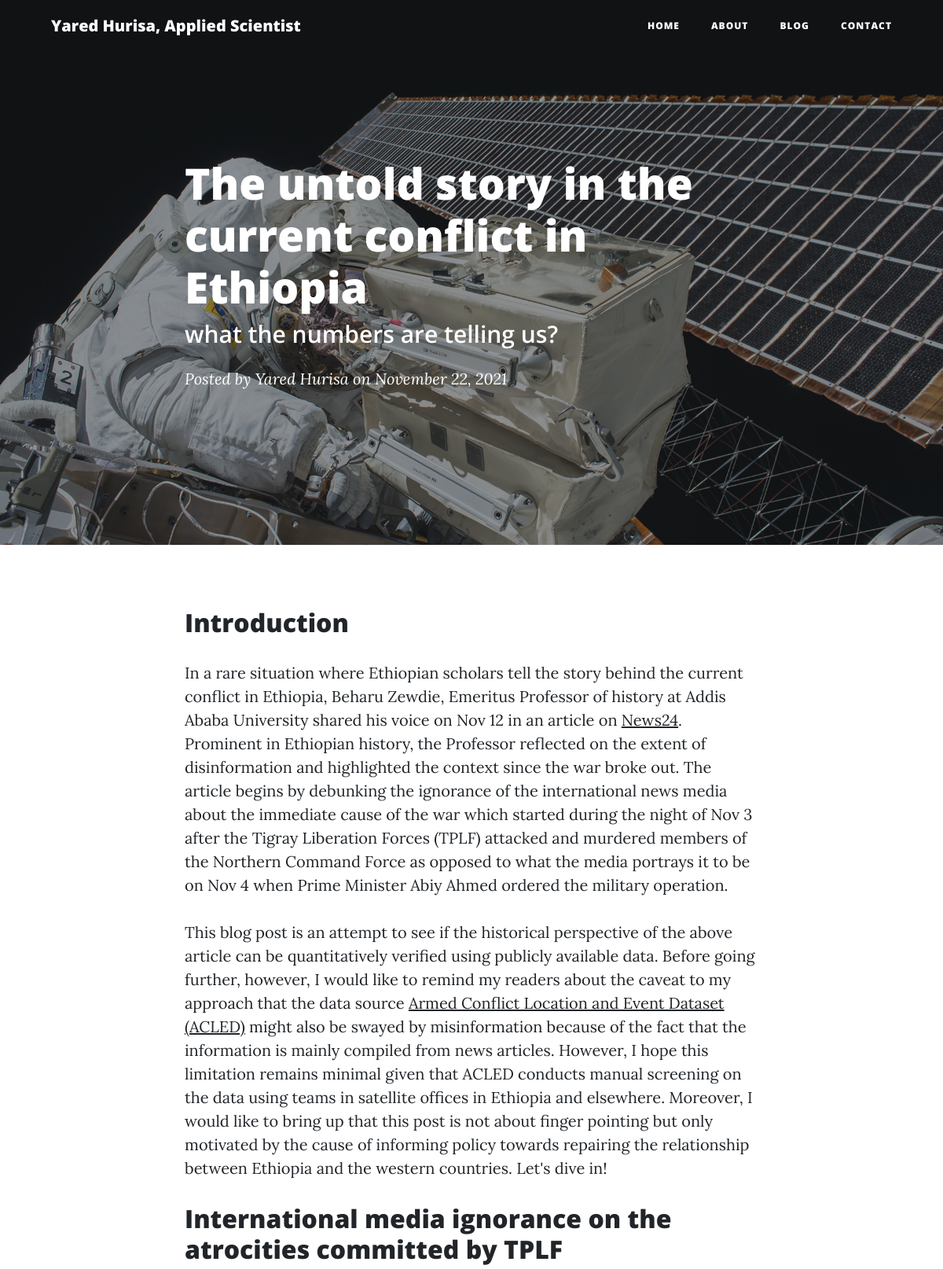
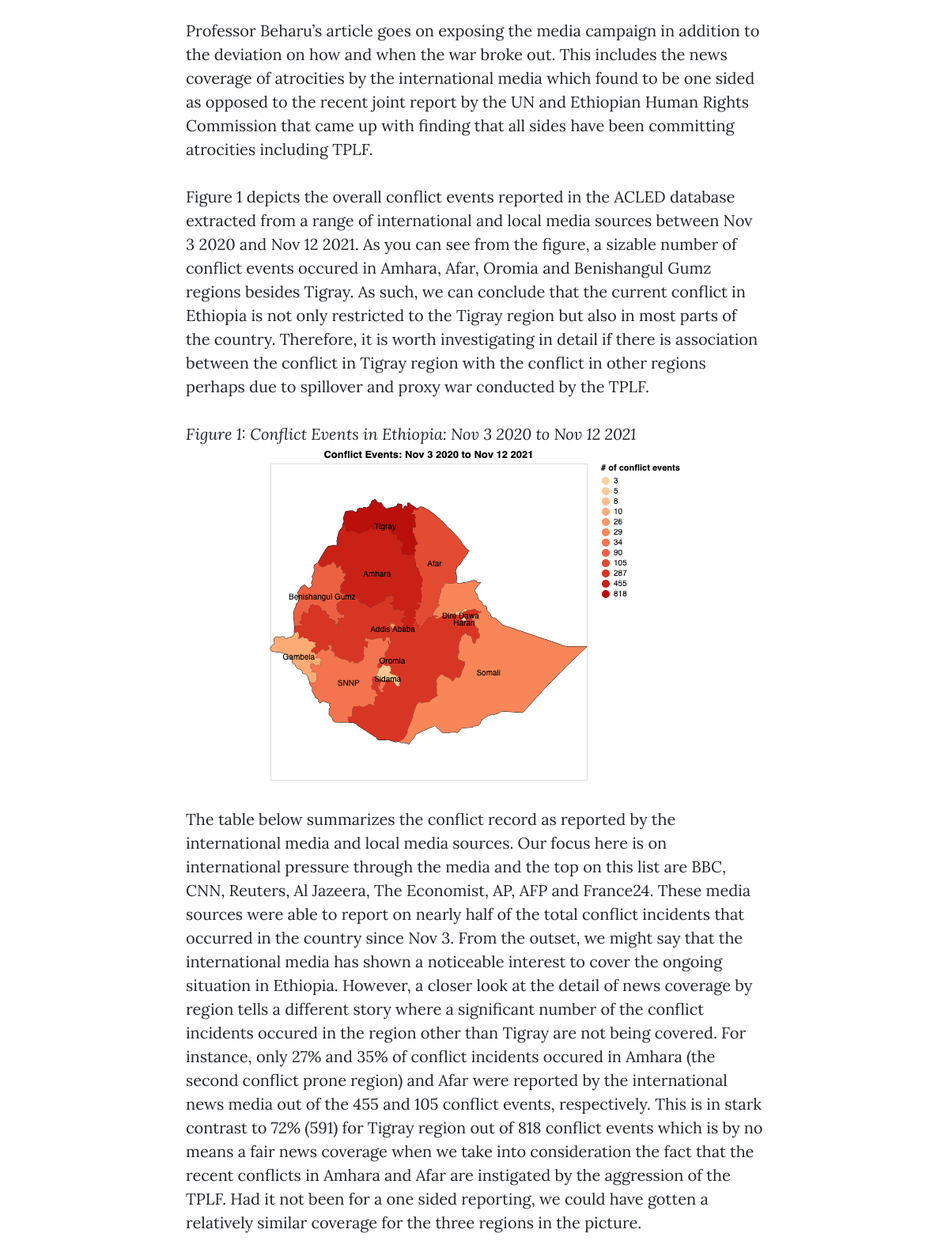
Screenshot of /post/The-untold-story-in-the-current-conflict-in-Ethiopia (upper part) with the database file from the repository (2 pictures, top to bottom).
### app.py (models this page shows, shortened)
class Posts(db.Model):
    __tablename__ = "Blogpost"
    id = db.Column(db.Integer, primary_key=True)
    title = db.Column(db.String(255))
    subtitle = db.Column(db.String(255))
    content = db.Column(db.Text)
    author = db.Column(db.String(255))
    date_posted = db.Column(db.DateTime)
    slug = db.Column(db.String(255))

### app.py (the view)
@app.route("/post/<string:slug>")
def post(slug):
    try:
        post = Posts.query.filter_by(slug=slug).one()
        return render_template("post.html", post=post)
    except sqlalchemy.orm.exc.NoResultFound:
        abort(404)

### templates/post.html (shortened to what this page needs)
<!DOCTYPE html>
<html lang="en">
  <head>
    <link
      href="../static/vendor/bootstrap/css/bootstrap.min.css"
      rel="stylesheet"
    />
    <link
      href="../static/vendor/fontawesome-free/css/all.min.css"
      rel="stylesheet"
      type="text/css"
    />
    <link href="../static/css/clean-blog.min.css" rel="stylesheet" />
  </head>
  <body>
    <nav class="navbar navbar-expand-lg navbar-light fixed-top" id="mainNav">
      <div class="container">
        <a class="navbar-brand" href="/">Yared Hurisa, Applied Scientist</a>
        <div class="collapse navbar-collapse" id="navbarResponsive">
          <ul class="navbar-nav ml-auto">
            <li class="nav-item">
              <a class="nav-link" href="/">Home</a>
            </li>
            <li class="nav-item">
              <a class="nav-link" href="/about">About</a>
            </li>
            <li class="nav-item">
              <a class="nav-link" href="/blog">Blog</a>
            </li>
            <li class="nav-item">
              <a class="nav-link" href="/contact">Contact</a>
            </li>
          </ul>
        </div>
      </div>
    </nav>
    <header
      class="masthead"
      style="background-image: url('../static/img/post-bg.jpg')"
    >
      <div class="overlay"></div>
      <div class="container">
        <div class="row">
          <div class="col-lg-8 col-md-10 mx-auto">
            <div class="post-heading">
              <h1>{{post.title}}</h1>
              <h2 class="subheading">{{post.subtitle}}</h2>
              <span class="meta"
                >Posted by
                <a href="#">{{post.author}}</a>
                on {{post.date_posted.strftime('%B %d, %Y')}}</span
              >
            </div>
          </div>
        </div>
      </div>
    </header>
    <article>
      <div class="container">
        <div class="row">
          <div class="col-lg-8 col-md-10 mx-auto">
            <p>{{post.content | safe}}</p>
          </div>
        </div>
      </div>
    </article>
                      <link rel="stylesheet" href="https://cdnjs.cloudflare.com/ajax/libs/font-awesome/4.7.0/css/font-awesome.min.css">
    </body>
    </html>

### rows the page displays
Posts: title "The untold story in the current conflict in Ethiopia", subtitle "what the numbers are telling us?", author "Yared Hurisa", date_posted "November 22, 2021", content "Introduction In a rare situation where Ethiopian scholars tell the story behind the current conflict in Ethiopia, Beharu Zewdie, Emeritus Professor of history at Addis Ababa University shared his voice on Nov 12 in an article on News24 . Prominent in Ethiopian history, the Professor reflected on the extent of disinformation and highlighted the context since the war broke out. The article begins by debunking the ignorance of the international news media about the immediate cause of the war which started during the night of Nov 3 after the Tigray Liberation Forces (TPLF) attacked and murdered members of the Northern Command Force as opposed to what the media portrays it to be on Nov 4 when…", content (picture)
